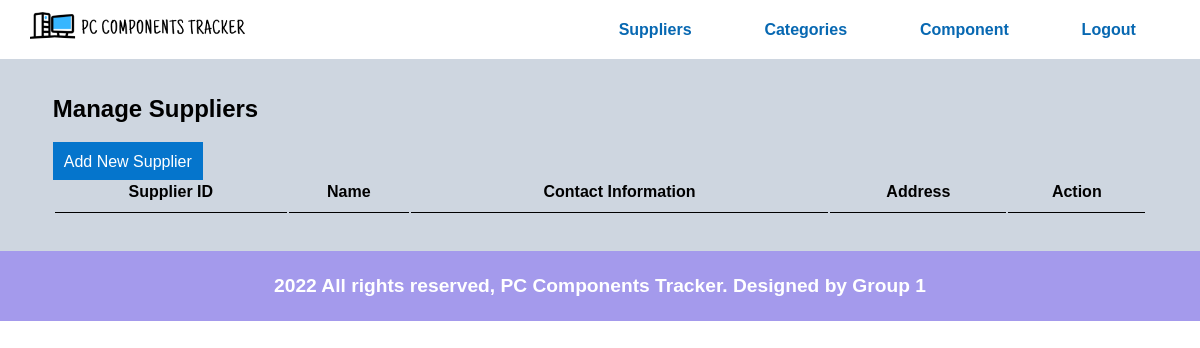
Before: /admin/suppliers-list.php with the older database file.
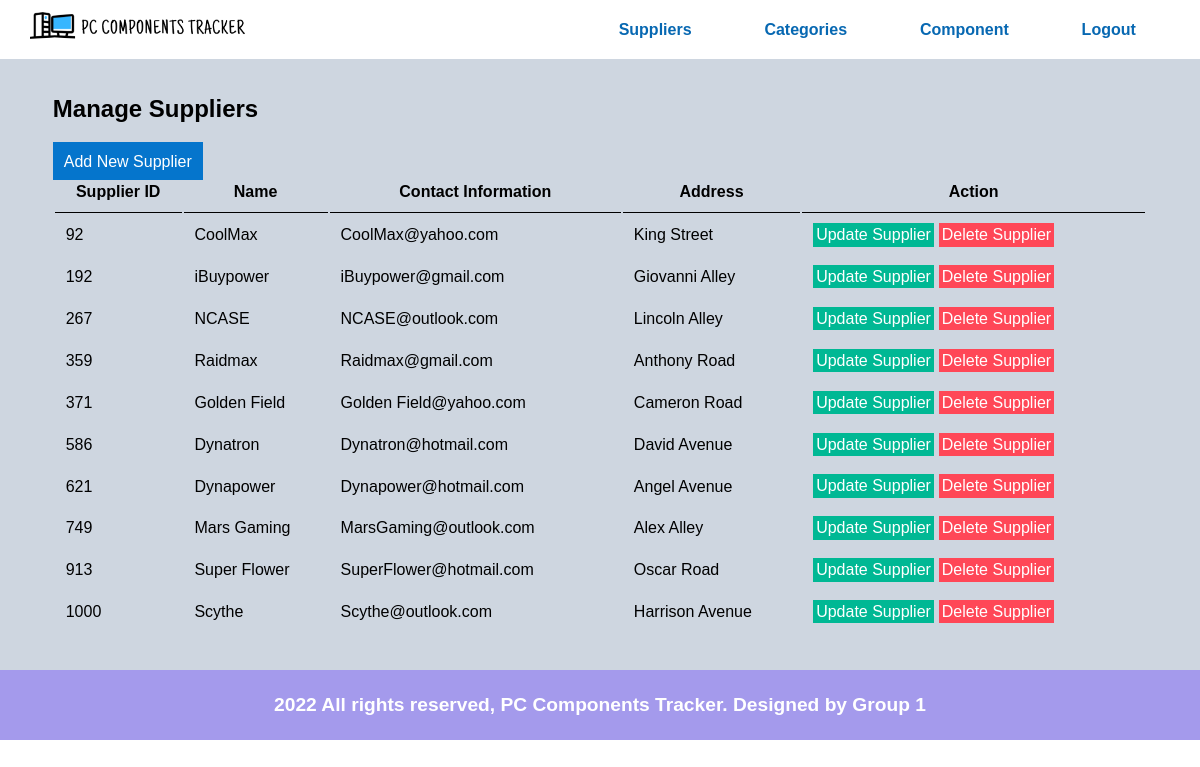
After: the same page with the newer database file.
### tables this page shows
CREATE TABLE manufacturer_supplies
(id INT NOT NULL AUTO_INCREMENT,
 name CHAR(20) NOT NULL,
 contactinfo CHAR(50) NOT NULL,
 address CHAR(100) NOT NULL,
 password CHAR(100) NOT NULL,
 PRIMARY KEY (id));

### admin/suppliers-list.php (the view)
<?php include('partials/header.php'); ?>
        <section class="main-content">
            <div class="container">
                <h1 class="main-title text-left">Manage Suppliers</h1>
                <a href="supplier-signup.php" class="btn-primary">Add New Supplier</a>
                <table class="admin-table">
                    <tr>
                        <th>Supplier ID</th>
                        <th>Name</th>
                        <th>Contact Information</th>
                        <th>Address</th>
                        <th>Action</th>
                    </tr>
                    <?php
                        $sql = "SELECT * FROM manufacturer_supplies";
                        $conn = OpenCon();
                        $result = mysqli_query($conn, $sql) or die(mysqli_error($conn));
                        if ($result == TRUE) {
                            $numRows = mysqli_num_rows($result);
                            if ($numRows > 0) {
                                while ($rows = mysqli_fetch_assoc($result)) {
                                    $supplier_id = $rows['id'];
                                    $name = $rows['name'];
                                    $contact_info = $rows['contactinfo'];
                                    $address = $rows['address'];
                                    ?>
                                    <tr>
                                        <td><?php echo $supplier_id; ?></td>
                                        <td><?php echo $name; ?></td>
                                        <td><?php echo $contact_info; ?></td>
                                        <td><?php echo $address; ?></td>
                                        <td>
                                            <a href="../admin/update-supplier.php?id=<?php echo $supplier_id; ?>" class="btn-secondary">Update Supplier</a>
                                            <a href="../admin/delete-supplier.php?id=<?php echo $supplier_id; ?>" class="btn-danger">Delete Supplier</a>
                                        </td>
                                    </tr>
                                    <?php
                                }
                            }
                        }
                    ?>
                </table>
            </div>
        </section>
<?php include('partials/footer.php'); ?>

### admin/partials/header.php (shortened to what this page needs)
<html>
    <head>
        <link rel="stylesheet" href="../css/admin.css">
        <link rel="stylesheet" href="../css/util.css">
    </head>
    <body>
        <section class="header">
            <div class="container">
                <div class="logo">
                    <a href="#" title="Logo">
                        <img src="../images/header-logo.png" alt="Website Logo" class="img-contain">
                    </a>
                </div>
                <div class="menu text-right">
                    <ul>
                        <li>
                            <a href="suppliers-list.php">Suppliers</a>
                        </li>
                        <li>
                            <a href="categories-list.php">Categories</a>
                        </li>
                        <li>
                            <a href="add-component.php">Component</a>
                        </li>
                        <li>
                            <a href="supplier-logout.php">Logout</a>
                        </li>
                    </ul>
                </div>
            </div>
        </section>

### admin/partials/footer.php
        <section class="footer">
            <div class="container text-center">
                <p class="footer-text">2022 All rights reserved, PC Components Tracker. Designed by Group 1</p>
            </div>
        </section>
    </body>
</html>

### css/admin.css (style rules this page uses)
* { margin: 0 0; padding: 0 0; font-family: Arial, Helvetica, sans-serif; }
.container { width: 95%; margin: 0 auto; padding: 1%; }
.img-contain { width: 100%; }
.text-right { text-align: right; }
.text-left { text-align: left; }
.text-center { text-align: center; }
.main-content { padding: 2%; background-color: #ced6e0; }
.main-title { margin-bottom: 30px; }
table tr th { border-bottom: 1px solid black; padding: 1%; }
table tr td { padding: 1%; }
.admin-table { width: 100%; }
.btn-primary { background-color: #0575CC; padding: 1%; color: white; text-decoration: none; }
.btn-secondary { background-color: #00b894; padding: 1%; color: white; text-decoration: none; }
.btn-danger { background-color: #ff4757; padding: 1%; color: white; text-decoration: none; }

### css/util.css (style rules this page uses)
.logo { width: 20%; float: left; }
.menu { line-height: 35px; }
.menu ul { list-style-type: none; }
.menu ul li { display: inline; padding: 3%; font-weight: bold; }
.menu ul li a { color: #0768b2; text-decoration: none; }
.container { width: 95%; margin: 0 auto; padding: 1%; }
.text-right { text-align: right; }
.btn-secondary { background-color: #00b894; padding: 1%; color: white; text-decoration: none; }
.btn-danger { background-color: #ff4757; padding: 1%; color: white; text-decoration: none; }
.footer { background-color: #A49AEC; padding: 1% 0; }
.footer-text { color: white; font-weight: bold; font-size: 1.2rem; }
.text-center { text-align: center; }

Changed rows visible on the page:
added manufacturer_supplies: id "92", name "CoolMax", contactinfo "CoolMax@yahoo.com", address "King Street"
added manufacturer_supplies: id "192", name "iBuypower", contactinfo "iBuypower@gmail.com", address "Giovanni Alley"
added manufacturer_supplies: id "267", name "NCASE", contactinfo "NCASE@outlook.com", address "Lincoln Alley"
added manufacturer_supplies: id "359", name "Raidmax", contactinfo "Raidmax@gmail.com", address "Anthony Road"
added manufacturer_supplies: id "371", name "Golden Field", contactinfo "Golden Field@yahoo.com", address "Cameron Road"
added manufacturer_supplies: id "586", name "Dynatron", contactinfo "Dynatron@hotmail.com", address "David Avenue"
added manufacturer_supplies: id "621", name "Dynapower", contactinfo "Dynapower@hotmail.com", address "Angel Avenue"
added manufacturer_supplies: id "749", name "Mars Gaming", contactinfo "MarsGaming@outlook.com", address "Alex Alley"
added manufacturer_supplies: id "913", name "Super Flower", contactinfo "SuperFlower@hotmail.com", address "Oscar Road"
added manufacturer_supplies: id "1000", name "Scythe", contactinfo "Scythe@outlook.com", address "Harrison Avenue"
